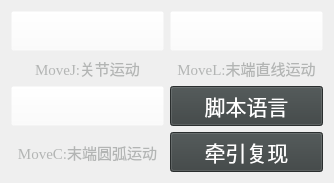
     <widget class="QWidget" name="page">
      <layout class="QGridLayout" name="gridLayout_4">
       <item row="1" column="0">
        <widget class="QLabel" name="movejLabel">
         <property name="maximumSize">
          <size>
           <width>16777215</width>
           <height>70</height>
          </size>
         </property>
         <property name="font">
          <font>
           <family>Times New Roman</family>
           <pointsize>11</pointsize>
          </font>
         </property>
         <property name="styleSheet">
          <string notr="true">color:rgb(179, 181, 180)</string>
         </property>
         <property name="text">
          <string>MoveJ:关节运动</string>
         </property>
         <property name="alignment">
          <set>Qt::AlignCenter</set>
         </property>
        </widget>
       </item>
       <item row="0" column="1">
        <widget class="QPushButton" name="nodeMoveLButton">
         <property name="minimumSize">
          <size>
           <width>153</width>
           <height>40</height>
          </size>
         </property>
         <property name="maximumSize">
          <size>
           <width>153</width>
           <height>40</height>
          </size>
         </property>
         <property name="font">
          <font>
           <family>Times New Roman</family>
           <pointsize>20</pointsize>
          </font>
         </property>
         <property name="whatsThis">
          <string>Line move</string>
         </property>
         <property name="styleSheet">
          <string notr="true">background-color: rgba(255, 255, 255, 0);</string>
         </property>
         <property name="text">
          <string/>
         </property>
         <property name="icon">
          <iconset resource="images.qrc">
           <normaloff>:/images/icon-move l.png</normaloff>:/images/icon-move l.png</iconset>
         </property>
         <property name="iconSize">
          <size>
           <width>153</width>
           <height>40</height>
          </size>
         </property>
        </widget>
       </item>
       <item row="0" column="0">
        <widget class="QPushButton" name="nodeMoveJButton">
         <property name="minimumSize">
          <size>
           <width>153</width>
           <height>40</height>
          </size>
         </property>
         <property name="maximumSize">
          <size>
           <width>153</width>
           <height>40</height>
          </size>
         </property>
         <property name="font">
          <font>
           <family>Times New Roman</family>
           <pointsize>20</pointsize>
          </font>
         </property>
         <property name="whatsThis">
          <string>Joint move</string>
         </property>
         <property name="styleSheet">
          <string notr="true">background-color: rgba(255, 255, 255, 0);</string>
         </property>
         <property name="text">
          <string/>
         </property>
         <property name="icon">
          <iconset resource="images.qrc">
           <normaloff>:/images/icon-move j.png</normaloff>:/images/icon-move j.png</iconset>
         </property>
         <property name="iconSize">
          <size>
           <width>153</width>
           <height>40</height>
          </size>
         </property>
        </widget>
       </item>
       <item row="1" column="1">
        <widget class="QLabel" name="movelLabel">
         <property name="maximumSize">
          <size>
           <width>16777215</width>
           <height>70</height>
          </size>
         </property>
         <property name="font">
          <font>
           <family>Times New Roman</family>
           <pointsize>11</pointsize>
          </font>
         </property>
         <property name="styleSheet">
          <string notr="true">color:rgb(179, 181, 180)</string>
         </property>
         <property name="text">
          <string>MoveL:末端直线运动</string>
         </property>
         <property name="alignment">
          <set>Qt::AlignCenter</set>
         </property>
        </widget>
       </item>
       <item row="2" column="0">
        <widget class="QPushButton" name="nodeMoveCButton">
         <property name="enabled">
          <bool>true</bool>
         </property>
         <property name="minimumSize">
          <size>
           <width>153</width>
           <height>40</height>
          </size>
         </property>
         <property name="maximumSize">
          <size>
           <width>153</width>
           <height>40</height>
          </size>
         </property>
         <property name="font">
          <font>
           <family>Times New Roman</family>
           <pointsize>20</pointsize>
          </font>
         </property>
         <property name="styleSheet">
          <string notr="true">background-color: rgba(255, 255, 255, 0);</string>
         </property>
         <property name="text">
          <string/>
         </property>
         <property name="icon">
          <iconset resource="images.qrc">
           <normaloff>:/images/icon-move c.png</normaloff>:/images/icon-move c.png</iconset>
         </property>
         <property name="iconSize">
          <size>
           <width>153</width>
           <height>40</height>
          </size>
         </property>
        </widget>
       </item>
       <item row="2" column="1">
        <widget class="QPushButton" name="scriptLanguage">
         <property name="minimumSize">
          <size>
           <width>0</width>
           <height>40</height>
          </size>
         </property>
         <property name="font">
          <font>
           <family>Times New Roman</family>
           <pointsize>16</pointsize>
           <weight>50</weight>
           <bold>false</bold>
          </font>
         </property>
         <property name="styleSheet">
          <string notr="true">background-color: rgb(59, 65, 65);color:rgb(255, 255, 255)</string>
         </property>
         <property name="text">
          <string>脚本语言</string>
         </property>
        </widget>
       </item>
       <item row="3" column="0">
        <widget class="QLabel" name="movecLabel">
         <property name="font">
          <font>
           <family>Times New Roman</family>
           <pointsize>11</pointsize>
          </font>
         </property>
         <property name="styleSheet">
          <string notr="true">color:rgb(179, 181, 180)</string>
         </property>
         <property name="text">
          <string>MoveC:末端圆弧运动</string>
         </property>
         <property name="alignment">
          <set>Qt::AlignCenter</set>
         </property>
        </widget>
       </item>
       <item row="3" column="1">
        <widget class="QPushButton" name="teachButton">
         <property name="minimumSize">
          <size>
           <width>0</width>
           <height>40</height>
          </size>
         </property>
         <property name="font">
          <font>
           <family>Times New Roman</family>
           <pointsize>16</pointsize>
           <weight>50</weight>
           <bold>false</bold>
          </font>
         </property>
         <property name="styleSheet">
          <string notr="true">background-color: rgb(59, 65, 65);color:rgb(255, 255, 255)</string>
         </property>
         <property name="text">
          <string>牵引复现</string>
         </property>
        </widget>
       </item>
      </layout>
     </widget>
